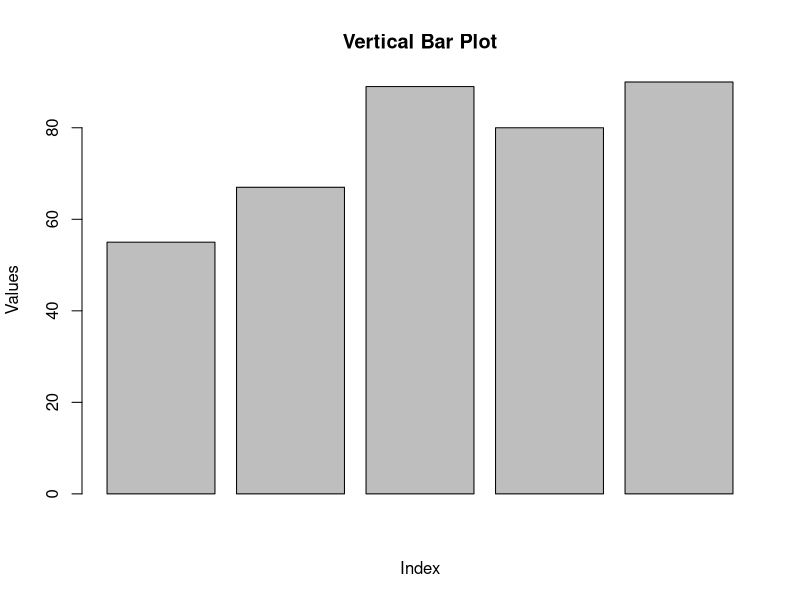
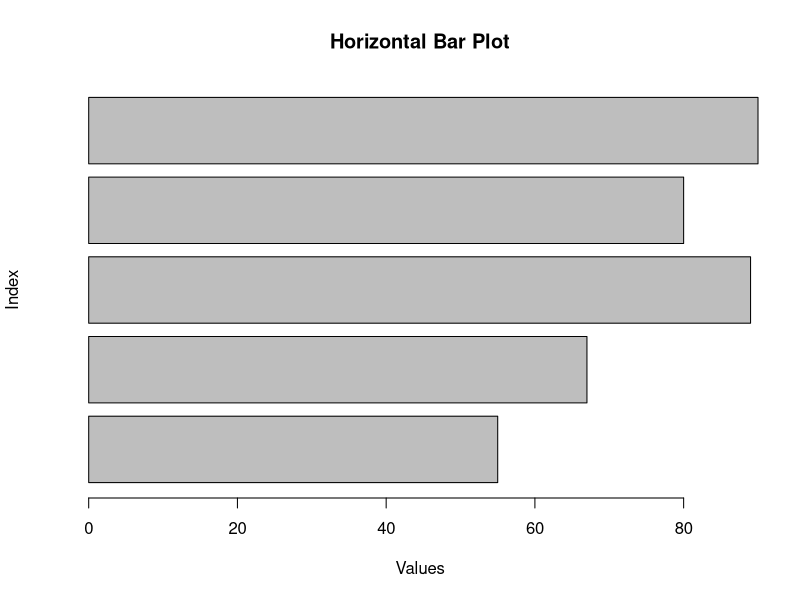

Generate these figures, in order, with R:
a <- c(55, 67, 89, 80, 90)

barplot(a, main="Vertical Bar Plot", xlab="Index", ylab="Values")

barplot(a, horiz = TRUE, main="Horizontal Bar Plot", xlab="Values", ylab="Index")
